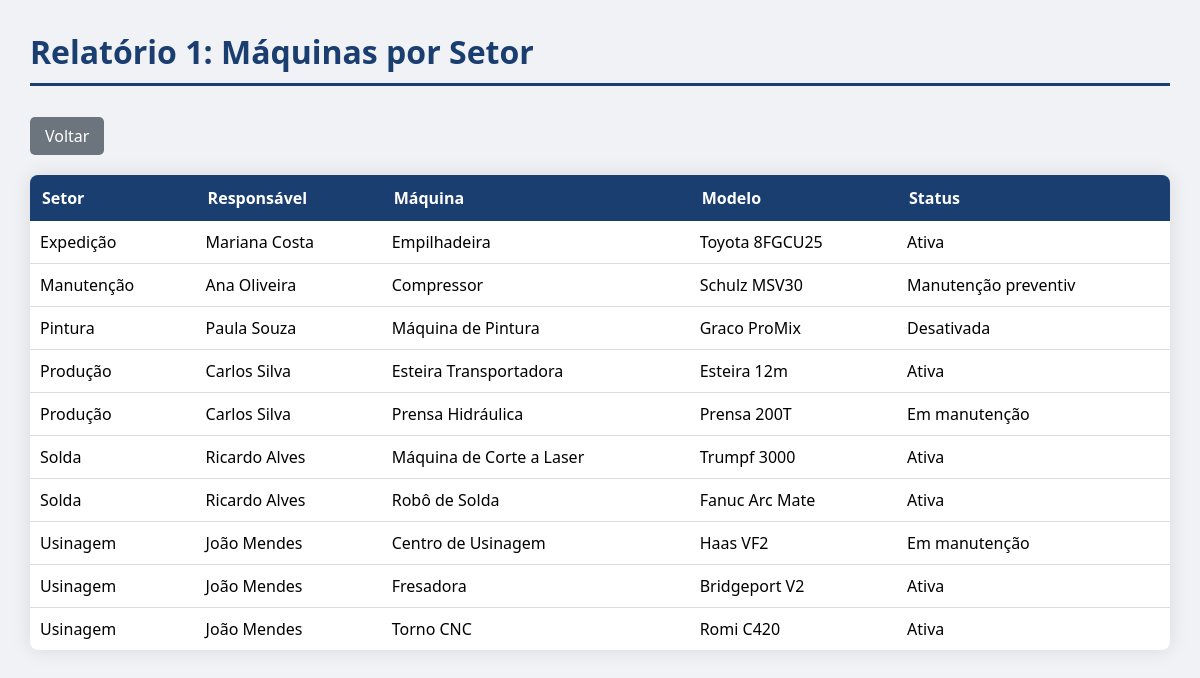
/GestaoManutencaoIndustrial/relatorio1.php, run on the app's committed database.
### tables this page shows
CREATE TABLE `maquinas` (
  `id_maquina` int(11) NOT NULL,
  `nome_maquina` varchar(100) NOT NULL,
  `modelo` varchar(50) DEFAULT NULL,
  `data_aquisicao` date DEFAULT NULL,
  `id_setor` int(11) DEFAULT NULL,
  `status` varchar(20) DEFAULT 'Ativa'
);

CREATE TABLE `setores` (
  `id_setor` int(11) NOT NULL,
  `nome_setor` varchar(100) NOT NULL,
  `descricao` text DEFAULT NULL,
  `responsavel` varchar(100) DEFAULT NULL
);

### GestaoManutencaoIndustrial/relatorio1.php (the view, shortened to what this page needs)
<?php
include 'conexao.php';
$sql = "SELECT m.nome_maquina, m.modelo, m.status, s.nome_setor, s.responsavel
        FROM maquinas m
        INNER JOIN setores s ON m.id_setor = s.id_setor
        ORDER BY s.nome_setor, m.nome_maquina";
$result = $conn->query($sql);
?>
<!DOCTYPE html>
<html>
<head>
    <link rel="stylesheet" href="style.css">
</head>
<body>
    <h1>Relatório 1: Máquinas por Setor</h1>
    <a href="index.php">Voltar</a>
    <?php
    if ($result->num_rows > 0) {
        echo "<table>";
        echo "<tr><th>Setor</th><th>Responsável</th><th>Máquina</th><th>Modelo</th><th>Status</th></tr>";
        while($row = $result->fetch_assoc()) {
            echo "<tr>";
            echo "<td>" . $row['nome_setor'] . "</td>";
            echo "<td>" . $row['responsavel'] . "</td>";
            echo "<td>" . $row['nome_maquina'] . "</td>";
            echo "<td>" . $row['modelo'] . "</td>";
            echo "<td>" . $row['status'] . "</td>";
            echo "</tr>";
        }
        echo "</table>";
    } else {
        echo "Nenhum resultado encontrado.";
    }
    ?>
</body>
</html>

### GestaoManutencaoIndustrial/style.css (style rules this page uses)
body { font-family: 'Segoe UI', Tahoma, Geneva, Verdana, sans-serif; margin: 30px; background-color: #f0f2f5; }
h1 { color: #1a3e6f; border-bottom: 3px solid #1a3e6f; padding-bottom: 10px; }
a { display: inline-block; margin: 10px 0 20px 0; padding: 8px 15px; background-color: #6c757d; color: white; text-decoration: none; border-radius: 5px; }
table { width: 100%; border-collapse: collapse; background-color: white; box-shadow: 0 0 20px rgba(0,0,0,0.1); border-radius: 8px; overflow: hidden; }
th { background-color: #1a3e6f; color: white; padding: 12px; text-align: left; }
td { padding: 10px; border-bottom: 1px solid #ddd; }
tr:last-child td { border-bottom: none; }

### data on the page
maquinas: id_setor.nome_setor "Expedição", id_setor.responsavel "Mariana Costa", nome_maquina "Empilhadeira", modelo "Toyota 8FGCU25", status "Ativa"
maquinas: id_setor.nome_setor "Manutenção", id_setor.responsavel "Ana Oliveira", nome_maquina "Compressor", modelo "Schulz MSV30", status "Manutenção preventiv"
maquinas: id_setor.nome_setor "Pintura", id_setor.responsavel "Paula Souza", nome_maquina "Máquina de Pintura", modelo "Graco ProMix", status "Desativada"
maquinas: id_setor.nome_setor "Produção", id_setor.responsavel "Carlos Silva", nome_maquina "Esteira Transportadora", modelo "Esteira 12m", status "Ativa"
maquinas: id_setor.nome_setor "Produção", id_setor.responsavel "Carlos Silva", nome_maquina "Prensa Hidráulica", modelo "Prensa 200T", status "Em manutenção"
maquinas: id_setor.nome_setor "Solda", id_setor.responsavel "Ricardo Alves", nome_maquina "Máquina de Corte a Laser", modelo "Trumpf 3000", status "Ativa"
maquinas: id_setor.nome_setor "Solda", id_setor.responsavel "Ricardo Alves", nome_maquina "Robô de Solda", modelo "Fanuc Arc Mate", status "Ativa"
maquinas: id_setor.nome_setor "Usinagem", id_setor.responsavel "João Mendes", nome_maquina "Centro de Usinagem", modelo "Haas VF2", status "Em manutenção"
maquinas: id_setor.nome_setor "Usinagem", id_setor.responsavel "João Mendes", nome_maquina "Fresadora", modelo "Bridgeport V2", status "Ativa"
maquinas: id_setor.nome_setor "Usinagem", id_setor.responsavel "João Mendes", nome_maquina "Torno CNC", modelo "Romi C420", status "Ativa"
